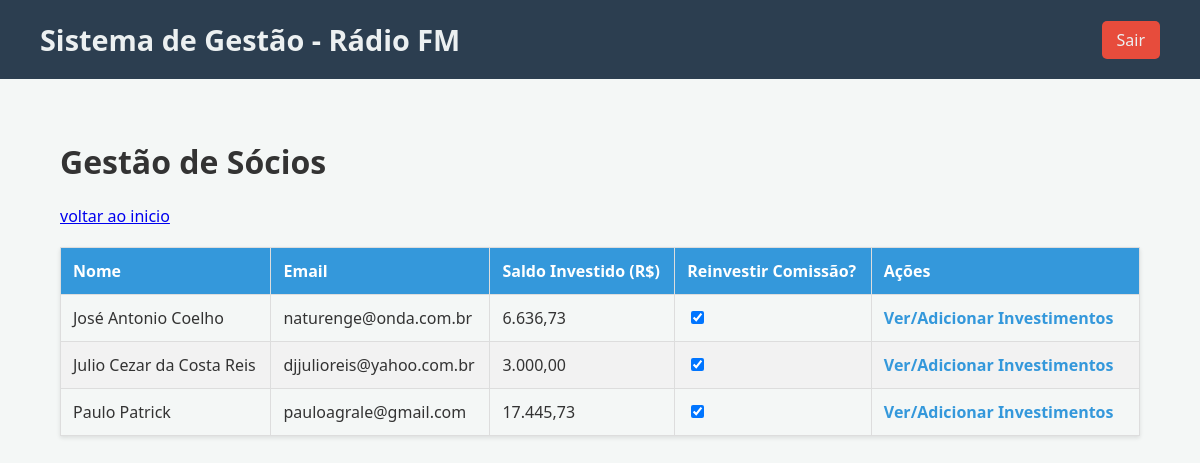
The app's page /controle/socios.php (signed in) with its own data.
### tables this page shows
CREATE TABLE `socios` (
  `id` int(11) NOT NULL,
  `colaborador_id` int(11) NOT NULL,
  `reinvestir_comissao` tinyint(1) NOT NULL DEFAULT 1,
  `saldo_investido` decimal(10,2) NOT NULL DEFAULT 0.00
);

CREATE TABLE `colaboradores` (
  `id` int(11) NOT NULL,
  `nome` varchar(100) NOT NULL,
  `email` varchar(100) NOT NULL,
  `telefone` varchar(15) NOT NULL,
  `funcao` enum('locutor','socio','socio_locutor','parceiro') NOT NULL
);

### controle/socios.php (the view, shortened to what this page needs)
<?php
$page_title = "Gestão de Sócios";
require_once 'templates/header.php';
$sql = "
    SELECT
        c.id as colaborador_id,
        c.nome,
        c.email,
        s.id as socio_id,
        s.reinvestir_comissao,
        s.saldo_investido
    FROM colaboradores c
    JOIN socios s ON c.id = s.colaborador_id
    WHERE c.funcao IN ('socio', 'socio_locutor')
    ORDER BY c.nome
";
$result = $conn->query($sql);
?>
<h1><?php echo $page_title; ?></h1>
<a href="dashboard.php">voltar ao inicio</a>
<table>
    <thead>
        <tr>
            <th>Nome</th>
            <th>Email</th>
            <th>Saldo Investido (R$)</th>
            <th>Reinvestir Comissão?</th>
            <th>Ações</th>
        </tr>
    </thead>
    <tbody>
        <?php if ($result->num_rows > 0): ?>
            <?php while($row = $result->fetch_assoc()): ?>
                <tr>
                    <td><?php echo htmlspecialchars($row['nome']); ?></td>
                    <td><?php echo htmlspecialchars($row['email']); ?></td>
                    <td><?php echo number_format($row['saldo_investido'], 2, ',', '.'); ?></td>
                    <td>
                        <form action="socios.php" method="post" style="margin: 0;">
                            <input type="checkbox" name="reinvestir" <?php echo ($row['reinvestir_comissao'] ? 'checked' : ''); ?> onchange="this.form.submit()">
                        </form>
                    </td>
                    <td class="actions">
                        <a href="investimentos_socios.php?id=<?php echo $row['colaborador_id']; ?>">Ver/Adicionar Investimentos</a>
                    </td>
                </tr>
            <?php endwhile; ?>
        <?php else: ?>
            <tr>
                <td colspan="5">Nenhum sócio encontrado. Adicione um colaborador com a função 'Sócio' ou 'Sócio Locutor'.</td>
            </tr>
        <?php endif; ?>
    </tbody>
</table>
<?php
require_once __DIR__ . '/templates/footer.php';
?>

### controle/assets/style.css (style rules this page uses)
body { font-family: 'Segoe UI', Tahoma, Geneva, Verdana, sans-serif; background-color: #f4f7f6; margin: 0; padding: 0; color: #333; }
table { width: 100%; border-collapse: collapse; margin-top: 20px; box-shadow: 0 2px 4px rgba(0,0,0,0.1); }
th, td { border: 1px solid #ddd; padding: 12px; text-align: left; }
th { background-color: #3498db; color: white; }
tbody tr:nth-child(even) { background-color: #f2f2f2; }
.actions a { margin-right: 10px; text-decoration: none; color: #3498db; font-weight: bold; }

### records on screen
socios: colaborador.nome "José Antonio Coelho", colaborador.email "naturenge@onda.com.br", saldo_investido "6.636,73", reinvestir_comissao "☑"
socios: colaborador.nome "Julio Cezar da Costa Reis", colaborador.email "djjulioreis@yahoo.com.br", saldo_investido "3.000,00", reinvestir_comissao "☑"
socios: colaborador.nome "Paulo Patrick", colaborador.email "pauloagrale@gmail.com", saldo_investido "17.445,73", reinvestir_comissao "☑"

### other values on screen
$page_title "Gestão de Sócios"
